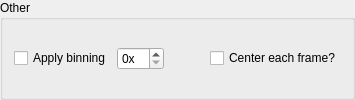
                   <widget class="QGroupBox" name="groupBox_13">
                    <property name="title">
                     <string>Other</string>
                    </property>
                    <layout class="QGridLayout" name="gridLayout_14">
                     <item row="0" column="3">
                      <widget class="QCheckBox" name="checkBox_center_frame">
                       <property name="text">
                        <string>Center each frame?</string>
                       </property>
                      </widget>
                     </item>
                     <item row="0" column="1">
                      <widget class="QSpinBox" name="spinBox_binning_blo">
                       <property name="suffix">
                        <string>x</string>
                       </property>
                      </widget>
                     </item>
                     <item row="0" column="2">
                      <spacer name="horizontalSpacer_16">
                       <property name="orientation">
                        <enum>Qt::Horizontal</enum>
                       </property>
                       <property name="sizeHint" stdset="0">
                        <size>
                         <width>40</width>
                         <height>20</height>
                        </size>
                       </property>
                      </spacer>
                     </item>
                     <item row="0" column="0">
                      <widget class="QCheckBox" name="checkBox_binning_blo">
                       <property name="text">
                        <string>Apply binning</string>
                       </property>
                      </widget>
                     </item>
                    </layout>
                   </widget>
